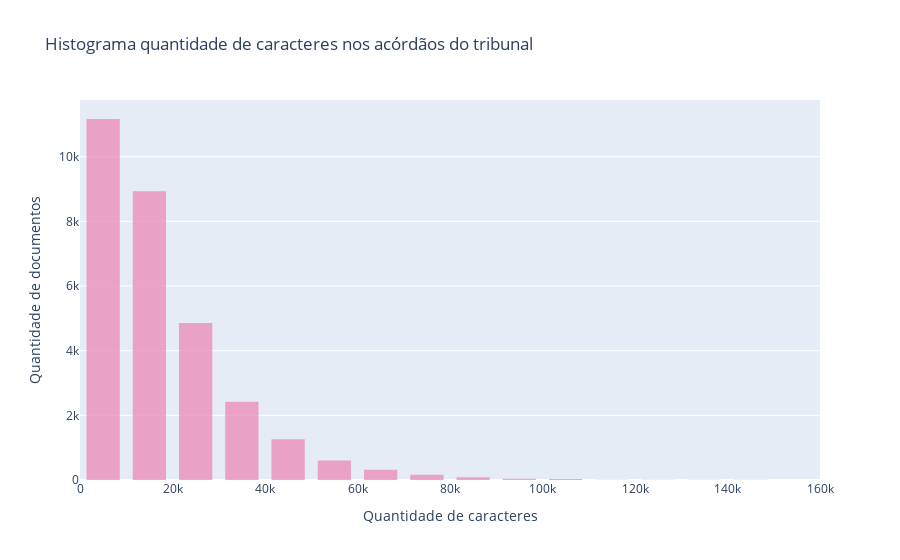

The notebook cell saved with this chart:
### Code cell
import plotly.graph_objects as go

fig = go.Figure( )

fig.add_trace(go.Histogram(
    x=df["NUM_CARACTERES"],
    name="TRT 3ª Região",
    marker_color='#EB89B5',
    nbinsx=25 ))

# Overlay both histograms
fig.update_layout(
    title='Histograma quantidade de caracteres nos acórdãos do tribunal',
    xaxis_title_text='Quantidade de caracteres',
    yaxis_title_text='Quantidade de documentos',
    bargap=0.2,
    bargroupgap=0.1
    )
# Reduce opacity to see both histograms
fig.update_traces(opacity=0.75)
fig.show()

### Figure 1 — Plotly figure (JSON) as saved in the notebook; plotly's stock layout.template omitted (floating-point values rounded to 4 significant figures; data arrays with more than 128 entries replaced by an {"elided": "..."} marker saying what was removed)
{"data": [{"marker": {"color": "#EB89B5"}, "name": "TRT 3ª Região", "nbinsx": 25, "opacity": 0.75, "type": "histogram", "x": {"elided": "29893 int values"}}], "layout": {"autosize": true, "bargap": 0.2, "bargroupgap": 0.1, "title": {"text": "Histograma quantidade de caracteres nos acórdãos do tribunal"}, "xaxis": {"autorange": true, "range": [-0.5, 160000.0], "title": {"text": "Quantidade de caracteres"}, "type": "linear"}, "yaxis": {"autorange": true, "range": [0, 11750.0], "title": {"text": "Quantidade de documentos"}}}}
